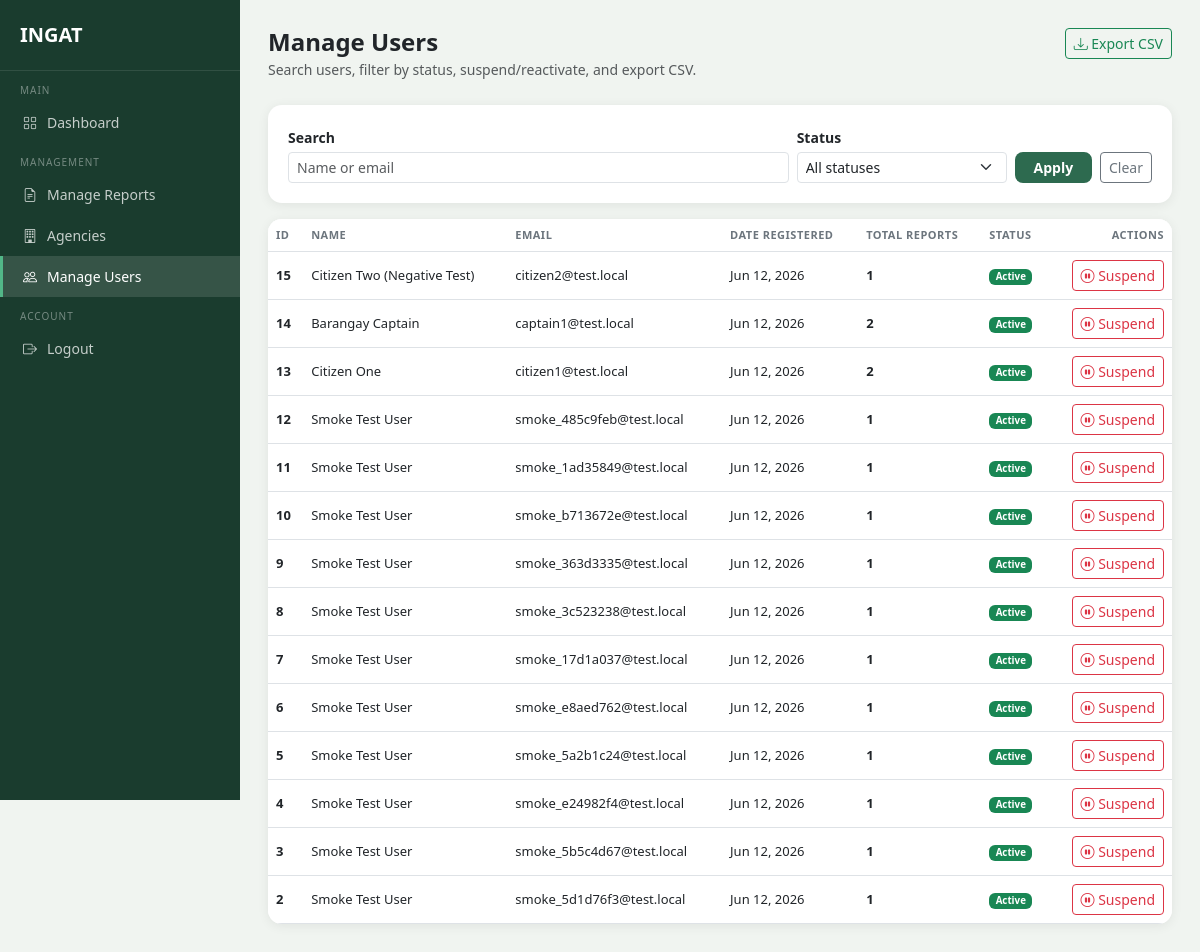
/admin/users (signed in), run on the app's committed database.
### models.py (models this page shows, shortened)
class User(db.Model, UserMixin):
    __tablename__ = 'users'
    id = db.Column(db.Integer, primary_key=True)
    full_name = db.Column(db.String(100), nullable=False)
    email = db.Column(db.String(120), unique=True, nullable=False)
    contact_number = db.Column(db.String(11), nullable=False)
    barangay = db.Column(db.String(100), nullable=False)
    municipality = db.Column(db.String(100), nullable=False)
    password_hash = db.Column(db.String(256), nullable=False)
    status = db.Column(db.String(20), default='active')
    email_notif = db.Column(db.Boolean, default=True)
    inapp_notif = db.Column(db.Boolean, default=True)
    created_at = db.Column(db.DateTime, default=datetime.utcnow)
    complaints = db.relationship('Complaint', backref='complainant', lazy=True)
    email_verifications = db.relationship('EmailVerification', backref='user', lazy=True)

### routes/admin_routes.py (the view)
@admin_bp.route('/users')
@admin_required
def manage_users():
    from models import User, Complaint
    from extensions import db
    from sqlalchemy import func
    q = (request.args.get('q') or '').strip()
    status_filter = (request.args.get('status') or '').strip()
    query = User.query
    if q:
        like = f'%{q}%'
        query = query.filter(or_(User.full_name.ilike(like), User.email.ilike(like)))
    if status_filter:
        query = query.filter(User.status == status_filter)
    users = query.order_by(User.created_at.desc()).all()
    user_ids = [u.id for u in users]
    totals_by_user = {}
    if user_ids:
        totals = (
            db.session.query(Complaint.user_id, func.count(Complaint.id))
            .filter(Complaint.user_id.in_(user_ids))
            .group_by(Complaint.user_id)
            .all()
        )
        totals_by_user = {uid: total for uid, total in totals}
    for u in users:
        u.total_reports = totals_by_user.get(u.id, 0)
    statuses = ['active', 'suspended']
    return render_template(
        'admin/manage_users.html',
        users=users,
        search=q,
        status_filter=status_filter,
        statuses=statuses,
    )

### routes/auth.py (called while the page is built)
def admin_required(fn):
    @login_required
    @wraps(fn)
    def wrapper(*args, **kwargs):
        from models import AdminUser
        if not isinstance(current_user, AdminUser):
            flash('Please log in as admin.', 'danger')
            return redirect(url_for('admin.admin_login'))
        return fn(*args, **kwargs)
    return wrapper

### templates/admin/manage_users.html (shortened to what this page needs)
<!DOCTYPE html>
<html lang="en">
<head>
    <link href="https://cdn.jsdelivr.net/npm/bootstrap@5.3.0/dist/css/bootstrap.min.css" rel="stylesheet">
    <link href="https://cdn.jsdelivr.net/npm/bootstrap-icons@1.10.5/font/bootstrap-icons.css" rel="stylesheet">
</head>
<body>
<div class="sidebar">
    <a href="{{ url_for('admin.dashboard') }}" class="sidebar-brand">INGAT</a>
    <div class="sidebar-label">Main</div>
    <a href="{{ url_for('admin.dashboard') }}" class="sidebar-item">
        <i class="bi bi-grid"></i> Dashboard
    </a>
    <div class="sidebar-label">Management</div>
    <a href="{{ url_for('admin.manage_reports') }}" class="sidebar-item">
        <i class="bi bi-file-earmark-text"></i> Manage Reports
    </a>
    <a href="{{ url_for('admin.manage_agencies') }}" class="sidebar-item">
        <i class="bi bi-building"></i> Agencies
    </a>
    <a href="{{ url_for('admin.manage_users') }}" class="sidebar-item active">
        <i class="bi bi-people"></i> Manage Users
    </a>
    <div class="sidebar-label">Account</div>
    <a href="{{ url_for('admin.logout') }}" class="sidebar-item">
        <i class="bi bi-box-arrow-right"></i> Logout
    </a>
</div>
<div class="main-content">
    <div class="d-flex justify-content-between align-items-start mb-4">
        <div>
            <h4 class="fw-bold mb-0">Manage Users</h4>
            <small class="text-muted">Search users, filter by status, suspend/reactivate, and export CSV.</small>
        </div>
        <a href="{{ url_for('admin.export_users_csv', q=search, status=status_filter) }}" class="btn btn-outline-success btn-sm">
            <i class="bi bi-download"></i> Export CSV
        </a>
    </div>
    <div class="section-card mb-3">
        <form method="GET" action="{{ url_for('admin.manage_users') }}" class="row g-2 align-items-end">
            <div class="col-md-7">
                <label class="form-label small fw-semibold mb-1">Search</label>
                <input type="text" name="q" class="form-control form-control-sm" value="{{ search or '' }}" placeholder="Name or email">
            </div>
            <div class="col-md-3">
                <label class="form-label small fw-semibold mb-1">Status</label>
                <select name="status" class="form-select form-select-sm">
                    <option value="">All statuses</option>
                </select>
            </div>
            <div class="col-md-2 d-flex gap-2">
                <button type="submit" class="btn btn-ingat btn-sm flex-grow-1">Apply</button>
                <a href="{{ url_for('admin.manage_users') }}" class="btn btn-outline-secondary btn-sm">Clear</a>
            </div>
        </form>
    </div>
    <div class="section-card p-0 overflow-hidden">
        {% if users %}
        <div class="table-responsive">
            <table class="table table-hover mb-0 align-middle">
                <thead class="bg-light">
                <tr>
                    <th>ID</th>
                    <th>Name</th>
                    <th>Email</th>
                    <th>Date Registered</th>
                    <th>Total Reports</th>
                    <th>Status</th>
                    <th class="text-end">Actions</th>
                </tr>
                </thead>
                <tbody>
                {% for u in users %}
                <tr>
                    <td class="fw-semibold">{{ u.id }}</td>
                    <td class="truncate" title="{{ u.full_name }}">{{ u.full_name }}</td>
                    <td class="truncate" title="{{ u.email }}">{{ u.email }}</td>
                    <td>{{ u.created_at.strftime('%b %d, %Y') if u.created_at else '-' }}</td>
                    <td class="fw-semibold">{{ u.total_reports }}</td>
                    <td>
                        {% if u.status == 'active' %}
                            <span class="badge badge-active">Active</span>
                        {% else %}
                            <span class="badge badge-suspended">Suspended</span>
                        {% endif %}
                    </td>
                    <td class="text-end">
                        {% if u.status == 'active' %}
                            <button class="btn btn-sm btn-outline-danger"
                                    data-bs-toggle="modal"
                                    data-bs-target="#confirmUserModal"
                                    data-action="suspend"
                                    data-user-id="{{ u.id }}"
                                    data-user-name="{{ u.full_name }}">
                                <i class="bi bi-pause-circle"></i> Suspend
                            </button>
                        {% endif %}
                    </td>
                </tr>
                {% endfor %}
                </tbody>
            </table>
        </div>
        {% else %}
        <div class="text-center py-5 text-muted">
            <i class="bi bi-inbox" style="font-size: 34px;"></i>
            <p class="small mt-2 mb-0">No users match the current filters.</p>
        </div>
        {% endif %}
    </div>
</div>
</body>
</html>

### templates/admin/manage_users.html (style rules this page uses)
body { background-color: #f0f4f0; font-family: 'Segoe UI', sans-serif; }
.sidebar { width: 240px; min-height: 100vh; background-color: #1A3C2E; position: fixed; top: 0; left: 0; padding-top: 20px; z-index: 100; }
.sidebar-brand { color: white; font-size: 20px; font-weight: 700; padding: 0 20px 20px; border-bottom: 1px solid rgba(255,255,255,.1); display: block; text-decoration: none; }
.sidebar-label { font-size: 10px; text-transform: uppercase; letter-spacing: 1px; color: rgba(255,255,255,.4); padding: 12px 20px 4px; }
.sidebar-item { display: flex; align-items: center; gap: 10px; padding: 10px 20px; color: rgba(255,255,255,.75); text-decoration: none; font-size: 14px; border-left: 3px solid transparent; }
.sidebar-item:hover, .sidebar-item.active { background: rgba(255,255,255,.12); color: white; border-left-color: #52B788; }
.main-content { margin-left: 240px; padding: 28px; }
.section-card { background: white; border-radius: 14px; padding: 20px; box-shadow: 0 2px 12px rgba(0,0,0,.07); }
.btn-ingat { background-color: #2D6A4F; color: #fff; border: none; border-radius: 8px; font-weight: 600; }
.table th { font-size: 11px; text-transform: uppercase; letter-spacing: .5px; color: #6c757d; }
.table td { font-size: 13px; vertical-align: middle; }
.badge-active { background: #198754; }
.truncate { max-width: 260px; overflow: hidden; text-overflow: ellipsis; white-space: nowrap; }

### data on the page
User: id "15", full_name "Citizen Two (Negative Test)", email "citizen2@test.local", created_at "Jun 12, 2026", total_reports "1", status "Active"
User: id "14", full_name "Barangay Captain", email "captain1@test.local", created_at "Jun 12, 2026", total_reports "2", status "Active"
User: id "13", full_name "Citizen One", email "citizen1@test.local", created_at "Jun 12, 2026", total_reports "2", status "Active"
User: id "12", full_name "Smoke Test User", email "smoke_485c9feb@test.local", created_at "Jun 12, 2026", total_reports "1", status "Active"
User: id "11", full_name "Smoke Test User", email "smoke_1ad35849@test.local", created_at "Jun 12, 2026", total_reports "1", status "Active"
User: id "10", full_name "Smoke Test User", email "smoke_b713672e@test.local", created_at "Jun 12, 2026", total_reports "1", status "Active"
User: id "9", full_name "Smoke Test User", email "smoke_363d3335@test.local", created_at "Jun 12, 2026", total_reports "1", status "Active"
User: id "8", full_name "Smoke Test User", email "smoke_3c523238@test.local", created_at "Jun 12, 2026", total_reports "1", status "Active"
User: id "7", full_name "Smoke Test User", email "smoke_17d1a037@test.local", created_at "Jun 12, 2026", total_reports "1", status "Active"
User: id "6", full_name "Smoke Test User", email "smoke_e8aed762@test.local", created_at "Jun 12, 2026", total_reports "1", status "Active"
User: id "5", full_name "Smoke Test User", email "smoke_5a2b1c24@test.local", created_at "Jun 12, 2026", total_reports "1", status "Active"
User: id "4", full_name "Smoke Test User", email "smoke_e24982f4@test.local", created_at "Jun 12, 2026", total_reports "1", status "Active"
User: id "3", full_name "Smoke Test User", email "smoke_5b5c4d67@test.local", created_at "Jun 12, 2026", total_reports "1", status "Active"
User: id "2", full_name "Smoke Test User", email "smoke_5d1d76f3@test.local", created_at "Jun 12, 2026", total_reports "1", status "Active"
